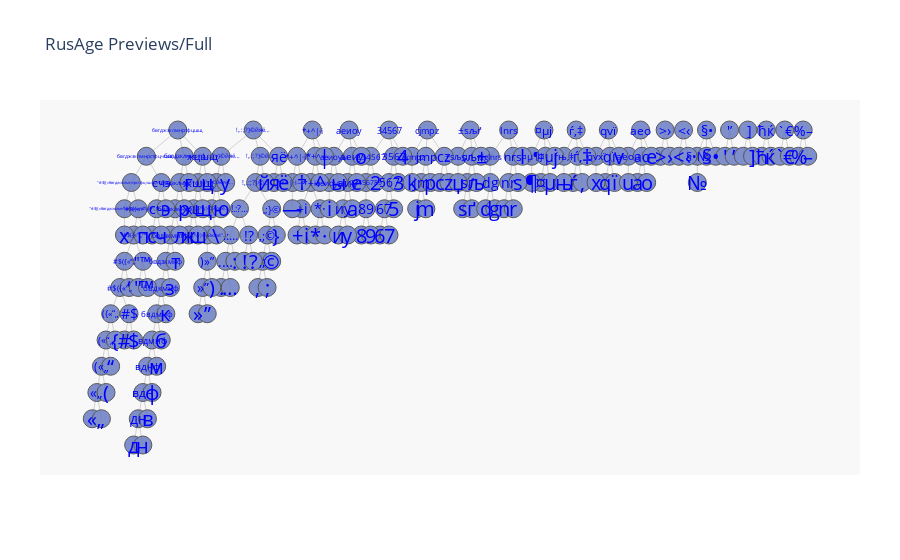

Notebook source saved alongside this figure:
### Code cell
nodes, edges = dict2graph(dicastree)
igraph_draw(nodes,edges,'RusAge Previews/Full')

### Figure 1 — Plotly figure (JSON) as saved in the notebook; plotly's stock layout.template omitted (floating-point values rounded to 4 significant figures; data arrays with more than 128 entries replaced by an {"elided": "..."} marker saying what was removed)
{"data": [{"hoverinfo": "none", "line": {"color": "rgb(210,210,210)", "width": 1}, "mode": "lines", "type": "scatter", "x": {"elided": "612 float values"}, "y": {"elided": "612 int values"}}, {"hoverinfo": "text", "marker": {"color": "#6175c1", "line": {"color": "rgb(50,50,50)", "width": 1}, "size": 18, "symbol": "circle"}, "mode": "markers", "name": "bla", "opacity": 0.8, "text": {"elided": "224 str values"}, "type": "scatter", "x": {"elided": "224 float values"}, "y": {"elided": "224 int values"}}], "layout": {"annotations": [{"font": {"color": "rgb(0,0,250)", "size": 4}, "showarrow": false, "text": "\"#$({«бвгджзклмнпрстфхцчшщэ‘“„™", "x": -47.02, "xref": "x", "y": 22, "yref": "y"}, {"font": {"color": "rgb(0,0,250)", "size": 4}, "showarrow": false, "text": "\"#$({«бвгджзклмнпрстфцчшщэ‘“„™", "x": -46.27, "xref": "x", "y": 23, "yref": "y"}, {"font": {"color": "rgb(0,0,250)", "size": 5}, "showarrow": false, "text": "бвгджзклмнрстфцчшщэ", "x": -44.65, "xref": "x", "y": 24, "yref": "y"}, {"font": {"color": "rgb(0,0,250)", "size": 5}, "showarrow": false, "text": "!),.:;?\\y}©»йюяё”…", "x": -38.02, "xref": "x", "y": 21, "yref": "y"}, {"font": {"color": "rgb(0,0,250)", "size": 5}, "showarrow": false, "text": "бвгджзклмнртфцшщ", "x": -41.23, "xref": "x", "y": 25, "yref": "y"}, {"font": {"color": "rgb(0,0,250)", "size": 5}, "showarrow": false, "text": "!,.:;?\\y}©йюяё…", "x": -37.52, "xref": "x", "y": 22, "yref": "y"}, {"font": {"color": "rgb(0,0,250)", "size": 5}, "showarrow": false, "text": "!,.:;?y}©йюяё…", "x": -37.02, "xref": "x", "y": 23, "yref": "y"}, {"font": {"color": "rgb(0,0,250)", "size": 6}, "showarrow": false, "text": "!,.:;?y}©йяё…", "x": -36.52, "xref": "x", "y": 24, "yref": "y"}, {"font": {"color": "rgb(0,0,250)", "size": 6}, "showarrow": false, "text": "!,.:;?}©йяё…", "x": -33.02, "xref": "x", "y": 25, "yref": "y"}, {"font": {"color": "rgb(0,0,250)", "size": 6}, "showarrow": false, "text": "бвгдзклмнртф", "x": -40.52, "xref": "x", "y": 24, "yref": "y"}, {"font": {"color": "rgb(0,0,250)", "size": 6}, "showarrow": false, "text": "бвдзклмнртф", "x": -41.02, "xref": "x", "y": 23, "yref": "y"}, {"font": {"color": "rgb(0,0,250)", "size": 6}, "showarrow": false, "text": "\"#$({«п‘“„™", "x": -45.52, "xref": "x", "y": 22, "yref": "y"}, {"font": {"color": "rgb(0,0,250)", "size": 6}, "showarrow": false, "text": "\"#$({«‘“„™", "x": -46.02, "xref": "x", "y": 21, "yref": "y"}, {"font": {"color": "rgb(0,0,250)", "size": 6}, "showarrow": false, "text": "!,.:;?}©й…", "x": -32.27, "xref": "x", "y": 24, "yref": "y"}, {"font": {"color": "rgb(0,0,250)", "size": 6}, "showarrow": false, "text": "бвдзклмнтф", "x": -41.52, "xref": "x", "y": 22, "yref": "y"}, {"font": {"color": "rgb(0,0,250)", "size": 7}, "showarrow": false, "text": "!,.:;?}©…", "x": -32.77, "xref": "x", "y": 23, "yref": "y"}, {"font": {"color": "rgb(0,0,250)", "size": 7}, "showarrow": false, "text": "бвдзкмнтф", "x": -42.02, "xref": "x", "y": 21, "yref": "y"}, {"font": {"color": "rgb(0,0,250)", "size": 7}, "showarrow": false, "text": "#$({«‘“„", "x": -47.02, "xref": "x", "y": 20, "yref": "y"}, {"font": {"color": "rgb(0,0,250)", "size": 7}, "showarrow": false, "text": "*+^|·і—†", "x": -28.77, "xref": "x", "y": 23, "yref": "y"}, {"font": {"color": "rgb(0,0,250)", "size": 7}, "showarrow": false, "text": "бвдзкмнф", "x": -42.52, "xref": "x", "y": 20, "yref": "y"}, {"font": {"color": "rgb(0,0,250)", "size": 7}, "showarrow": false, "text": "23456789", "x": -20.77, "xref": "x", "y": 23, "yref": "y"}, {"font": {"color": "rgb(0,0,250)", "size": 8}, "showarrow": false, "text": "#$({«“„", "x": -47.52, "xref": "x", "y": 19, "yref": "y"}, {"font": {"color": "rgb(0,0,250)", "size": 8}, "showarrow": false, "text": "*+^|·і†", "x": -28.27, "xref": "x", "y": 24, "yref": "y"}, {"font": {"color": "rgb(0,0,250)", "size": 8}, "showarrow": false, "text": "бвдкмнф", "x": -43.02, "xref": "x", "y": 19, "yref": "y"}, {"font": {"color": "rgb(0,0,250)", "size": 8}, "showarrow": false, "text": "iаеиоуы", "x": -24.77, "xref": "x", "y": 23, "yref": "y"}, {"font": {"color": "rgb(0,0,250)", "size": 8}, "showarrow": false, "text": "бвдмнф", "x": -43.52, "xref": "x", "y": 18, "yref": "y"}, {"font": {"color": "rgb(0,0,250)", "size": 8}, "showarrow": false, "text": "*+^|·і", "x": -26.61, "xref": "x", "y": 25, "yref": "y"}, {"font": {"color": "rgb(0,0,250)", "size": 8}, "showarrow": false, "text": "234567", "x": -20.27, "xref": "x", "y": 24, "yref": "y"}, {"font": {"color": "rgb(0,0,250)", "size": 8}, "showarrow": false, "text": "аеиоуы", "x": -24.27, "xref": "x", "y": 24, "yref": "y"}, {"font": {"color": "rgb(0,0,250)", "size": 8}, "showarrow": false, "text": "cjkmpz", "x": -15.77, "xref": "x", "y": 24, "yref": "y"}, {"font": {"color": "rgb(0,0,250)", "size": 8}, "showarrow": false, "text": "dglnrs", "x": -7.273, "xref": "x", "y": 24, "yref": "y"}, {"font": {"color": "rgb(0,0,250)", "size": 9}, "showarrow": false, "text": "!.:?…", "x": -34.52, "xref": "x", "y": 22, "yref": "y"}, {"font": {"color": "rgb(0,0,250)", "size": 9}, "showarrow": false, "text": "({«“„", "x": -48.52, "xref": "x", "y": 18, "yref": "y"}, {"font": {"color": "rgb(0,0,250)", "size": 9}, "showarrow": false, "text": "вдмнф", "x": -44.02, "xref": "x", "y": 17, "yref": "y"}, {"font": {"color": "rgb(0,0,250)", "size": 9}, "showarrow": false, "text": "аеиоу", "x": -22.61, "xref": "x", "y": 25, "yref": "y"}, {"font": {"color": "rgb(0,0,250)", "size": 9}, "showarrow": false, "text": "*+^·і", "x": -26.27, "xref": "x", "y": 24, "yref": "y"}, {"font": {"color": "rgb(0,0,250)", "size": 9}, "showarrow": false, "text": "34567", "x": -18.27, "xref": "x", "y": 25, "yref": "y"}, {"font": {"color": "rgb(0,0,250)", "size": 9}, "showarrow": false, "text": "±ѕљџґ", "x": -10.77, "xref": "x", "y": 24, "yref": "y"}, {"font": {"color": "rgb(0,0,250)", "size": 9}, "showarrow": false, "text": "cjmpz", "x": -14.11, "xref": "x", "y": 25, "yref": "y"}, {"font": {"color": "rgb(0,0,250)", "size": 10}, "showarrow": false, "text": "(«“„", "x": -49.02, "xref": "x", "y": 17, "yref": "y"}, {"font": {"color": "rgb(0,0,250)", "size": 10}, "showarrow": false, "text": "*+·і", "x": -26.77, "xref": "x", "y": 23, "yref": "y"}, {"font": {"color": "rgb(0,0,250)", "size": 10}, "showarrow": false, "text": ",;}©", "x": -31.02, "xref": "x", "y": 22, "yref": "y"}, {"font": {"color": "rgb(0,0,250)", "size": 10}, "showarrow": false, "text": "±ѕљґ", "x": -9.44, "xref": "x", "y": 25, "yref": "y"}, {"font": {"color": "rgb(0,0,250)", "size": 10}, "showarrow": false, "text": "вднф", "x": -44.52, "xref": "x", "y": 16, "yref": "y"}, {"font": {"color": "rgb(0,0,250)", "size": 10}, "showarrow": false, "text": "аеиу", "x": -22.27, "xref": "x", "y": 24, "yref": "y"}, {"font": {"color": "rgb(0,0,250)", "size": 10}, "showarrow": false, "text": "¤µ¶ј", "x": -2.773, "xref": "x", "y": 24, "yref": "y"}, {"font": {"color": "rgb(0,0,250)", "size": 10}, "showarrow": false, "text": "ѓњ‚‡", "x": 0.7271, "xref": "x", "y": 24, "yref": "y"}, {"font": {"color": "rgb(0,0,250)", "size": 10}, "showarrow": false, "text": "3567", "x": -17.77, "xref": "x", "y": 24, "yref": "y"}, {"font": {"color": "rgb(0,0,250)", "size": 10}, "showarrow": false, "text": "qvxї", "x": 4.227, "xref": "x", "y": 24, "yref": "y"}, {"font": {"color": "rgb(0,0,250)", "size": 10}, "showarrow": false, "text": "жцшщ", "x": -38.52, "xref": "x", "y": 24, "yref": "y"}, {"font": {"color": "rgb(0,0,250)", "size": 10}, "showarrow": false, "text": "aeou", "x": 7.727, "xref": "x", "y": 24, "yref": "y"}, {"font": {"color": "rgb(0,0,250)", "size": 10}, "showarrow": false, "text": "lnrs", "x": -5.273, "xref": "x", "y": 25, "yref": "y"}, {"font": {"color": "rgb(0,0,250)", "size": 12}, "showarrow": false, "text": "(«„", "x": -49.52, "xref": "x", "y": 16, "yref": "y"}, {"font": {"color": "rgb(0,0,250)", "size": 12}, "showarrow": false, "text": ".:…", "x": -35.52, "xref": "x", "y": 21, "yref": "y"}, {"font": {"color": "rgb(0,0,250)", "size": 12}, "showarrow": false, "text": "567", "x": -18.27, "xref": "x", "y": 23, "yref": "y"}, {"font": {"color": "rgb(0,0,250)", "size": 12}, "showarrow": false, "text": "ѕљґ", "x": -9.273, "xref": "x", "y": 24, "yref": "y"}, {"font": {"color": "rgb(0,0,250)", "size": 12}, "showarrow": false, "text": ",;©", "x": -31.52, "xref": "x", "y": 21, "yref": "y"}, {"font": {"color": "rgb(0,0,250)", "size": 12}, "showarrow": false, "text": "¤µј", "x": -1.44, "xref": "x", "y": 25, "yref": "y"}, {"font": {"color": "rgb(0,0,250)", "size": 12}, "showarrow": false, "text": ")»”", "x": -38.02, "xref": "x", "y": 20, "yref": "y"}, {"font": {"color": "rgb(0,0,250)", "size": 12}, "showarrow": false, "text": "вдн", "x": -45.02, "xref": "x", "y": 15, "yref": "y"}, {"font": {"color": "rgb(0,0,250)", "size": 12}, "showarrow": false, "text": "аиу", "x": -22.77, "xref": "x", "y": 23, "yref": "y"}, {"font": {"color": "rgb(0,0,250)", "size": 12}, "showarrow": false, "text": "ѓ‚‡", "x": 2.06, "xref": "x", "y": 25, "yref": "y"}, {"font": {"color": "rgb(0,0,250)", "size": 12}, "showarrow": false, "text": "§•№", "x": 15.23, "xref": "x", "y": 24, "yref": "y"}, {"font": {"color": "rgb(0,0,250)", "size": 12}, "showarrow": false, "text": "qvї", "x": 5.56, "xref": "x", "y": 25, "yref": "y"}, {"font": {"color": "rgb(0,0,250)", "size": 12}, "showarrow": false, "text": "жшщ", "x": -39.02, "xref": "x", "y": 23, "yref": "y"}, {"font": {"color": "rgb(0,0,250)", "size": 12}, "showarrow": false, "text": "jmp", "x": -14.27, "xref": "x", "y": 24, "yref": "y"}, {"font": {"color": "rgb(0,0,250)", "size": 12}, "showarrow": false, "text": "счэ", "x": -43.02, "xref": "x", "y": 23, "yref": "y"}, {"font": {"color": "rgb(0,0,250)", "size": 12}, "showarrow": false, "text": "aeo", "x": 9.06, "xref": "x", "y": 25, "yref": "y"}, {"font": {"color": "rgb(0,0,250)", "size": 12}, "showarrow": false, "text": "nrs", "x": -4.773, "xref": "x", "y": 24, "yref": "y"}, {"font": {"color": "rgb(0,0,250)", "size": 14}, "showarrow": false, "text": "«„", "x": -50.02, "xref": "x", "y": 15, "yref": "y"}, {"font": {"color": "rgb(0,0,250)", "size": 14}, "showarrow": false, "text": ",;", "x": -32.02, "xref": "x", "y": 20, "yref": "y"}, {"font": {"color": "rgb(0,0,250)", "size": 14}, "showarrow": false, "text": "ѕґ", "x": -9.773, "xref": "x", "y": 23, "yref": "y"}, {"font": {"color": "rgb(0,0,250)", "size": 14}, "showarrow": false, "text": "67", "x": -18.77, "xref": "x", "y": 22, "yref": "y"}, {"font": {"color": "rgb(0,0,250)", "size": 14}, "showarrow": false, "text": ".…", "x": -36.02, "xref": "x", "y": 20, "yref": "y"}, {"font": {"color": "rgb(0,0,250)", "size": 14}, "showarrow": false, "text": "+і", "x": -27.77, "xref": "x", "y": 22, "yref": "y"}, {"font": {"color": "rgb(0,0,250)", "size": 14}, "showarrow": false, "text": ">›", "x": 11.73, "xref": "x", "y": 25, "yref": "y"}, {"font": {"color": "rgb(0,0,250)", "size": 14}, "showarrow": false, "text": "»”", "x": -38.52, "xref": "x", "y": 19, "yref": "y"}, {"font": {"color": "rgb(0,0,250)", "size": 14}, "showarrow": false, "text": "!?", "x": -33.52, "xref": "x", "y": 21, "yref": "y"}, {"font": {"color": "rgb(0,0,250)", "size": 14}, "showarrow": false, "text": "<‹", "x": 13.73, "xref": "x", "y": 25, "yref": "y"}, {"font": {"color": "rgb(0,0,250)", "size": 14}, "showarrow": false, "text": "§•", "x": 16.23, "xref": "x", "y": 25, "yref": "y"}, {"font": {"color": "rgb(0,0,250)", "size": 14}, "showarrow": false, "text": "#$", "x": -46.52, "xref": "x", "y": 18, "yref": "y"}, {"font": {"color": "rgb(0,0,250)", "size": 14}, "showarrow": false, "text": "*·", "x": -25.77, "xref": "x", "y": 22, "yref": "y"}, {"font": {"color": "rgb(0,0,250)", "size": 14}, "showarrow": false, "text": "ѓ‚", "x": 2.227, "xref": "x", "y": 24, "yref": "y"}, {"font": {"color": "rgb(0,0,250)", "size": 14}, "showarrow": false, "text": "дн", "x": -45.52, "xref": "x", "y": 14, "yref": "y"}, {"font": {"color": "rgb(0,0,250)", "size": 14}, "showarrow": false, "text": "89", "x": -20.77, "xref": "x", "y": 22, "yref": "y"}, {"font": {"color": "rgb(0,0,250)", "size": 14}, "showarrow": false, "text": "¤µ", "x": -1.273, "xref": "x", "y": 24, "yref": "y"}, {"font": {"color": "rgb(0,0,250)", "size": 14}, "showarrow": false, "text": "иу", "x": -23.27, "xref": "x", "y": 22, "yref": "y"}, {"font": {"color": "rgb(0,0,250)", "size": 14}, "showarrow": false, "text": "'’", "x": 18.73, "xref": "x", "y": 25, "yref": "y"}, {"font": {"color": "rgb(0,0,250)", "size": 14}, "showarrow": false, "text": "\"™", "x": -45.02, "xref": "x", "y": 20, "yref": "y"}, {"font": {"color": "rgb(0,0,250)", "size": 14}, "showarrow": false, "text": "жш", "x": -39.52, "xref": "x", "y": 22, "yref": "y"}, {"font": {"color": "rgb(0,0,250)", "size": 14}, "showarrow": false, "text": "сч", "x": -43.52, "xref": "x", "y": 22, "yref": "y"}, {"font": {"color": "rgb(0,0,250)", "size": 14}, "showarrow": false, "text": "jm", "x": -14.77, "xref": "x", "y": 23, "yref": "y"}, {"font": {"color": "rgb(0,0,250)", "size": 14}, "showarrow": false, "text": "qї", "x": 5.727, "xref": "x", "y": 24, "yref": "y"}, {"font": {"color": "rgb(0,0,250)", "size": 14}, "showarrow": false, "text": "\n]", "x": 20.73, "xref": "x", "y": 25, "yref": "y"}, {"font": {"color": "rgb(0,0,250)", "size": 14}, "showarrow": false, "text": "dg", "x": -7.273, "xref": "x", "y": 23, "yref": "y"}, {"font": {"color": "rgb(0,0,250)", "size": 14}, "showarrow": false, "text": "яё", "x": -30.27, "xref": "x", "y": 24, "yref": "y"}, {"font": {"color": "rgb(0,0,250)", "size": 14}, "showarrow": false, "text": "ћќ", "x": 22.73, "xref": "x", "y": 25, "yref": "y"}, {"font": {"color": "rgb(0,0,250)", "size": 14}, "showarrow": false, "text": "`€", "x": 24.73, "xref": "x", "y": 25, "yref": "y"}, {"font": {"color": "rgb(0,0,250)", "size": 14}, "showarrow": false, "text": "cz", "x": -12.27, "xref": "x", "y": 24, "yref": "y"}, {"font": {"color": "rgb(0,0,250)", "size": 14}, "showarrow": false, "text": "nr", "x": -5.273, "xref": "x", "y": 23, "yref": "y"}, {"font": {"color": "rgb(0,0,250)", "size": 14}, "showarrow": false, "text": "%–", "x": 26.73, "xref": "x", "y": 25, "yref": "y"}, {"font": {"color": "rgb(0,0,250)", "size": 14}, "showarrow": false, "text": "ao", "x": 9.227, "xref": "x", "y": 24, "yref": "y"}, {"font": {"color": "rgb(0,0,250)", "size": 20}, "showarrow": false, "text": "«", "x": -50.52, "xref": "x", "y": 14, "yref": "y"}, {"font": {"color": "rgb(0,0,250)", "size": 20}, "showarrow": false, "text": "„", "x": -49.52, "xref": "x", "y": 14, "yref": "y"}, {"font": {"color": "rgb(0,0,250)", "size": 20}, "showarrow": false, "text": ",", "x": -32.52, "xref": "x", "y": 19, "yref": "y"}, {"font": {"color": "rgb(0,0,250)", "size": 20}, "showarrow": false, "text": ";", "x": -31.52, "xref": "x", "y": 19, "yref": "y"}, {"font": {"color": "rgb(0,0,250)", "size": 20}, "showarrow": false, "text": "ѕ", "x": -10.27, "xref": "x", "y": 22, "yref": "y"}, {"font": {"color": "rgb(0,0,250)", "size": 20}, "showarrow": false, "text": "ґ", "x": -9.273, "xref": "x", "y": 22, "yref": "y"}, {"font": {"color": "rgb(0,0,250)", "size": 20}, "showarrow": false, "text": "6", "x": -19.27, "xref": "x", "y": 21, "yref": "y"}, {"font": {"color": "rgb(0,0,250)", "size": 20}, "showarrow": false, "text": "7", "x": -18.27, "xref": "x", "y": 21, "yref": "y"}, {"font": {"color": "rgb(0,0,250)", "size": 20}, "showarrow": false, "text": "(", "x": -49.02, "xref": "x", "y": 15, "yref": "y"}, {"font": {"color": "rgb(0,0,250)", "size": 20}, "showarrow": false, "text": ".", "x": -36.52, "xref": "x", "y": 19, "yref": "y"}, {"font": {"color": "rgb(0,0,250)", "size": 20}, "showarrow": false, "text": "…", "x": -35.52, "xref": "x", "y": 19, "yref": "y"}, {"font": {"color": "rgb(0,0,250)", "size": 20}, "showarrow": false, "text": "“", "x": -48.52, "xref": "x", "y": 16, "yref": "y"}, {"font": {"color": "rgb(0,0,250)", "size": 20}, "showarrow": false, "text": ":", "x": -35.02, "xref": "x", "y": 20, "yref": "y"}, {"font": {"color": "rgb(0,0,250)", "size": 20}, "showarrow": false, "text": "5", "x": -17.77, "xref": "x", "y": 22, "yref": "y"}, {"font": {"color": "rgb(0,0,250)", "size": 20}, "showarrow": false, "text": "+", "x": -28.27, "xref": "x", "y": 21, "yref": "y"}, {"font": {"color": "rgb(0,0,250)", "size": 20}, "showarrow": false, "text": "і", "x": -27.27, "xref": "x", "y": 21, "yref": "y"}, {"font": {"color": "rgb(0,0,250)", "size": 20}, "showarrow": false, "text": ">", "x": 11.23, "xref": "x", "y": 24, "yref": "y"}, {"font": {"color": "rgb(0,0,250)", "size": 20}, "showarrow": false, "text": "›", "x": 12.23, "xref": "x", "y": 24, "yref": "y"}, {"font": {"color": "rgb(0,0,250)", "size": 20}, "showarrow": false, "text": "»", "x": -39.02, "xref": "x", "y": 18, "yref": "y"}, {"font": {"color": "rgb(0,0,250)", "size": 20}, "showarrow": false, "text": "”", "x": -38.02, "xref": "x", "y": 18, "yref": "y"}, {"font": {"color": "rgb(0,0,250)", "size": 20}, "showarrow": false, "text": "!", "x": -34.02, "xref": "x", "y": 20, "yref": "y"}, {"font": {"color": "rgb(0,0,250)", "size": 20}, "showarrow": false, "text": "?", "x": -33.02, "xref": "x", "y": 20, "yref": "y"}, {"font": {"color": "rgb(0,0,250)", "size": 20}, "showarrow": false, "text": "<", "x": 13.23, "xref": "x", "y": 24, "yref": "y"}, {"font": {"color": "rgb(0,0,250)", "size": 20}, "showarrow": false, "text": "‹", "x": 14.23, "xref": "x", "y": 24, "yref": "y"}, {"font": {"color": "rgb(0,0,250)", "size": 20}, "showarrow": false, "text": "љ", "x": -8.773, "xref": "x", "y": 23, "yref": "y"}, {"font": {"color": "rgb(0,0,250)", "size": 20}, "showarrow": false, "text": "§", "x": 16.23, "xref": "x", "y": 24, "yref": "y"}, {"font": {"color": "rgb(0,0,250)", "size": 20}, "showarrow": false, "text": "•", "x": 17.23, "xref": "x", "y": 24, "yref": "y"}, {"font": {"color": "rgb(0,0,250)", "size": 20}, "showarrow": false, "text": "#", "x": -47.02, "xref": "x", "y": 17, "yref": "y"}, {"font": {"color": "rgb(0,0,250)", "size": 20}, "showarrow": false, "text": "$", "x": -46.02, "xref": "x", "y": 17, "yref": "y"}, {"font": {"color": "rgb(0,0,250)", "size": 20}, "showarrow": false, "text": "©", "x": -31.02, "xref": "x", "y": 20, "yref": "y"}, {"font": {"color": "rgb(0,0,250)", "size": 20}, "showarrow": false, "text": "*", "x": -26.27, "xref": "x", "y": 21, "yref": "y"}, {"font": {"color": "rgb(0,0,250)", "size": 20}, "showarrow": false, "text": "·", "x": -25.27, "xref": "x", "y": 21, "yref": "y"}, {"font": {"color": "rgb(0,0,250)", "size": 20}, "showarrow": false, "text": "ѓ", "x": 1.727, "xref": "x", "y": 23, "yref": "y"}, {"font": {"color": "rgb(0,0,250)", "size": 20}, "showarrow": false, "text": "‚", "x": 2.727, "xref": "x", "y": 23, "yref": "y"}, {"font": {"color": "rgb(0,0,250)", "size": 20}, "showarrow": false, "text": "д", "x": -46.02, "xref": "x", "y": 13, "yref": "y"}, {"font": {"color": "rgb(0,0,250)", "size": 20}, "showarrow": false, "text": "н", "x": -45.02, "xref": "x", "y": 13, "yref": "y"}, {"font": {"color": "rgb(0,0,250)", "size": 20}, "showarrow": false, "text": "8", "x": -21.27, "xref": "x", "y": 21, "yref": "y"}, {"font": {"color": "rgb(0,0,250)", "size": 20}, "showarrow": false, "text": "9", "x": -20.27, "xref": "x", "y": 21, "yref": "y"}, {"font": {"color": "rgb(0,0,250)", "size": 20}, "showarrow": false, "text": "¤", "x": -1.773, "xref": "x", "y": 23, "yref": "y"}, {"font": {"color": "rgb(0,0,250)", "size": 20}, "showarrow": false, "text": "µ", "x": -0.7729, "xref": "x", "y": 23, "yref": "y"}, {"font": {"color": "rgb(0,0,250)", "size": 20}, "showarrow": false, "text": "ј", "x": -0.2729, "xref": "x", "y": 24, "yref": "y"}, {"font": {"color": "rgb(0,0,250)", "size": 20}, "showarrow": false, "text": ")", "x": -37.52, "xref": "x", "y": 19, "yref": "y"}, {"font": {"color": "rgb(0,0,250)", "size": 20}, "showarrow": false, "text": "{", "x": -48.02, "xref": "x", "y": 17, "yref": "y"}, {"font": {"color": "rgb(0,0,250)", "size": 20}, "showarrow": false, "text": "}", "x": -30.52, "xref": "x", "y": 21, "yref": "y"}, {"font": {"color": "rgb(0,0,250)", "size": 20}, "showarrow": false, "text": "±", "x": -8.273, "xref": "x", "y": 24, "yref": "y"}, {"font": {"color": "rgb(0,0,250)", "size": 20}, "showarrow": false, "text": "в", "x": -44.52, "xref": "x", "y": 14, "yref": "y"}, {"font": {"color": "rgb(0,0,250)", "size": 20}, "showarrow": false, "text": "ф", "x": -44.02, "xref": "x", "y": 15, "yref": "y"}, {"font": {"color": "rgb(0,0,250)", "size": 20}, "showarrow": false, "text": "м", "x": -43.52, "xref": "x", "y": 16, "yref": "y"}, {"font": {"color": "rgb(0,0,250)", "size": 20}, "showarrow": false, "text": "и", "x": -23.77, "xref": "x", "y": 21, "yref": "y"}, {"font": {"color": "rgb(0,0,250)", "size": 20}, "showarrow": false, "text": "у", "x": -22.77, "xref": "x", "y": 21, "yref": "y"}, {"font": {"color": "rgb(0,0,250)", "size": 20}, "showarrow": false, "text": "а", "x": -22.27, "xref": "x", "y": 22, "yref": "y"}, {"font": {"color": "rgb(0,0,250)", "size": 20}, "showarrow": false, "text": "е", "x": -21.77, "xref": "x", "y": 23, "yref": "y"}, {"font": {"color": "rgb(0,0,250)", "size": 20}, "showarrow": false, "text": "о", "x": -21.27, "xref": "x", "y": 24, "yref": "y"}, {"font": {"color": "rgb(0,0,250)", "size": 20}, "showarrow": false, "text": "¶", "x": -2.773, "xref": "x", "y": 23, "yref": "y"}, {"font": {"color": "rgb(0,0,250)", "size": 20}, "showarrow": false, "text": "‡", "x": 3.227, "xref": "x", "y": 24, "yref": "y"}, {"font": {"color": "rgb(0,0,250)", "size": 20}, "showarrow": false, "text": "‘", "x": -46.52, "xref": "x", "y": 19, "yref": "y"}, {"font": {"color": "rgb(0,0,250)", "size": 20}, "showarrow": false, "text": "'", "x": 18.23, "xref": "x", "y": 24, "yref": "y"}, {"font": {"color": "rgb(0,0,250)", "size": 20}, "showarrow": false, "text": "’", "x": 19.23, "xref": "x", "y": 24, "yref": "y"}, {"font": {"color": "rgb(0,0,250)", "size": 20}, "showarrow": false, "text": "^", "x": -25.77, "xref": "x", "y": 23, "yref": "y"}, {"font": {"color": "rgb(0,0,250)", "size": 20}, "showarrow": false, "text": "б", "x": -43.02, "xref": "x", "y": 17, "yref": "y"}, {"font": {"color": "rgb(0,0,250)", "size": 20}, "showarrow": false, "text": "|", "x": -25.27, "xref": "x", "y": 24, "yref": "y"}, {"font": {"color": "rgb(0,0,250)", "size": 20}, "showarrow": false, "text": "†", "x": -27.77, "xref": "x", "y": 23, "yref": "y"}, {"font": {"color": "rgb(0,0,250)", "size": 20}, "showarrow": false, "text": "к", "x": -42.52, "xref": "x", "y": 18, "yref": "y"}, {"font": {"color": "rgb(0,0,250)", "size": 20}, "showarrow": false, "text": "\"", "x": -45.52, "xref": "x", "y": 19, "yref": "y"}, {"font": {"color": "rgb(0,0,250)", "size": 20}, "showarrow": false, "text": "™", "x": -44.52, "xref": "x", "y": 19, "yref": "y"}, {"font": {"color": "rgb(0,0,250)", "size": 20}, "showarrow": false, "text": "ж", "x": -40.02, "xref": "x", "y": 21, "yref": "y"}, {"font": {"color": "rgb(0,0,250)", "size": 20}, "showarrow": false, "text": "ш", "x": -39.02, "xref": "x", "y": 21, "yref": "y"}, {"font": {"color": "rgb(0,0,250)", "size": 20}, "showarrow": false, "text": "њ", "x": 0.7271, "xref": "x", "y": 23, "yref": "y"}, {"font": {"color": "rgb(0,0,250)", "size": 20}, "showarrow": false, "text": "с", "x": -44.02, "xref": "x", "y": 21, "yref": "y"}, {"font": {"color": "rgb(0,0,250)", "size": 20}, "showarrow": false, "text": "ч", "x": -43.02, "xref": "x", "y": 21, "yref": "y"}, {"font": {"color": "rgb(0,0,250)", "size": 20}, "showarrow": false, "text": "№", "x": 15.23, "xref": "x", "y": 23, "yref": "y"}, {"font": {"color": "rgb(0,0,250)", "size": 20}, "showarrow": false, "text": "j", "x": -15.27, "xref": "x", "y": 22, "yref": "y"}, {"font": {"color": "rgb(0,0,250)", "size": 20}, "showarrow": false, "text": "m", "x": -14.27, "xref": "x", "y": 22, "yref": "y"}, {"font": {"color": "rgb(0,0,250)", "size": 20}, "showarrow": false, "text": "q", "x": 5.227, "xref": "x", "y": 23, "yref": "y"}, {"font": {"color": "rgb(0,0,250)", "size": 20}, "showarrow": false, "text": "ї", "x": 6.227, "xref": "x", "y": 23, "yref": "y"}, {"font": {"color": "rgb(0,0,250)", "size": 20}, "showarrow": false, "text": "v", "x": 6.727, "xref": "x", "y": 24, "yref": "y"}, {"font": {"color": "rgb(0,0,250)", "size": 20}, "showarrow": false, "text": "3", "x": -17.27, "xref": "x", "y": 23, "yref": "y"}, {"font": {"color": "rgb(0,0,250)", "size": 20}, "showarrow": false, "text": "4", "x": -16.77, "xref": "x", "y": 24, "yref": "y"}, {"font": {"color": "rgb(0,0,250)", "size": 20}, "showarrow": false, "text": "\n", "x": 20.23, "xref": "x", "y": 24, "yref": "y"}, {"font": {"color": "rgb(0,0,250)", "size": 20}, "showarrow": false, "text": "]", "x": 21.23, "xref": "x", "y": 24, "yref": "y"}, {"font": {"color": "rgb(0,0,250)", "size": 20}, "showarrow": false, "text": "щ", "x": -38.52, "xref": "x", "y": 22, "yref": "y"}, {"font": {"color": "rgb(0,0,250)", "size": 20}, "showarrow": false, "text": "d", "x": -7.773, "xref": "x", "y": 22, "yref": "y"}, {"font": {"color": "rgb(0,0,250)", "size": 20}, "showarrow": false, "text": "g", "x": -6.773, "xref": "x", "y": 22, "yref": "y"}, {"font": {"color": "rgb(0,0,250)", "size": 20}, "showarrow": false, "text": "—", "x": -28.77, "xref": "x", "y": 22, "yref": "y"}, {"font": {"color": "rgb(0,0,250)", "size": 20}, "showarrow": false, "text": "p", "x": -13.77, "xref": "x", "y": 23, "yref": "y"}, {"font": {"color": "rgb(0,0,250)", "size": 20}, "showarrow": false, "text": "з", "x": -42.02, "xref": "x", "y": 19, "yref": "y"}, {"font": {"color": "rgb(0,0,250)", "size": 20}, "showarrow": false, "text": "я", "x": -30.77, "xref": "x", "y": 23, "yref": "y"}, {"font": {"color": "rgb(0,0,250)", "size": 20}, "showarrow": false, "text": "ё", "x": -29.77, "xref": "x", "y": 23, "yref": "y"}, {"font": {"color": "rgb(0,0,250)", "size": 20}, "showarrow": false, "text": "й", "x": -31.77, "xref": "x", "y": 23, "yref": "y"}, {"font": {"color": "rgb(0,0,250)", "size": 20}, "showarrow": false, "text": "т", "x": -41.52, "xref": "x", "y": 20, "yref": "y"}, {"font": {"color": "rgb(0,0,250)", "size": 20}, "showarrow": false, "text": "л", "x": -41.02, "xref": "x", "y": 21, "yref": "y"}, {"font": {"color": "rgb(0,0,250)", "size": 20}, "showarrow": false, "text": "р", "x": -40.52, "xref": "x", "y": 22, "yref": "y"}, {"font": {"color": "rgb(0,0,250)", "size": 20}, "showarrow": false, "text": "п", "x": -45.02, "xref": "x", "y": 21, "yref": "y"}, {"font": {"color": "rgb(0,0,250)", "size": 20}, "showarrow": false, "text": "x", "x": 4.227, "xref": "x", "y": 23, "yref": "y"}, {"font": {"color": "rgb(0,0,250)", "size": 20}, "showarrow": false, "text": "ћ", "x": 22.23, "xref": "x", "y": 24, "yref": "y"}, {"font": {"color": "rgb(0,0,250)", "size": 20}, "showarrow": false, "text": "ќ", "x": 23.23, "xref": "x", "y": 24, "yref": "y"}, {"font": {"color": "rgb(0,0,250)", "size": 20}, "showarrow": false, "text": "э", "x": -42.52, "xref": "x", "y": 22, "yref": "y"}, {"font": {"color": "rgb(0,0,250)", "size": 20}, "showarrow": false, "text": "2", "x": -19.77, "xref": "x", "y": 23, "yref": "y"}, {"font": {"color": "rgb(0,0,250)", "size": 20}, "showarrow": false, "text": "ы", "x": -23.77, "xref": "x", "y": 23, "yref": "y"}, {"font": {"color": "rgb(0,0,250)", "size": 20}, "showarrow": false, "text": "`", "x": 24.23, "xref": "x", "y": 24, "yref": "y"}, {"font": {"color": "rgb(0,0,250)", "size": 20}, "showarrow": false, "text": "€", "x": 25.23, "xref": "x", "y": 24, "yref": "y"}, {"font": {"color": "rgb(0,0,250)", "size": 20}, "showarrow": false, "text": "c", "x": -12.77, "xref": "x", "y": 23, "yref": "y"}, {"font": {"color": "rgb(0,0,250)", "size": 20}, "showarrow": false, "text": "z", "x": -11.77, "xref": "x", "y": 23, "yref": "y"}, {"font": {"color": "rgb(0,0,250)", "size": 20}, "showarrow": false, "text": "ц", "x": -38.02, "xref": "x", "y": 23, "yref": "y"}, {"font": {"color": "rgb(0,0,250)", "size": 20}, "showarrow": false, "text": "г", "x": -40.02, "xref": "x", "y": 23, "yref": "y"}, {"font": {"color": "rgb(0,0,250)", "size": 20}, "showarrow": false, "text": "n", "x": -5.773, "xref": "x", "y": 22, "yref": "y"}, {"font": {"color": "rgb(0,0,250)", "size": 20}, "showarrow": false, "text": "r", "x": -4.773, "xref": "x", "y": 22, "yref": "y"}, {"font": {"color": "rgb(0,0,250)", "size": 20}, "showarrow": false, "text": "%", "x": 26.23, "xref": "x", "y": 24, "yref": "y"}, {"font": {"color": "rgb(0,0,250)", "size": 20}, "showarrow": false, "text": "–", "x": 27.23, "xref": "x", "y": 24, "yref": "y"}, {"font": {"color": "rgb(0,0,250)", "size": 20}, "showarrow": false, "text": "a", "x": 8.727, "xref": "x", "y": 23, "yref": "y"}, {"font": {"color": "rgb(0,0,250)", "size": 20}, "showarrow": false, "text": "o", "x": 9.727, "xref": "x", "y": 23, "yref": "y"}, {"font": {"color": "rgb(0,0,250)", "size": 20}, "showarrow": false, "text": "e", "x": 10.23, "xref": "x", "y": 24, "yref": "y"}, {"font": {"color": "rgb(0,0,250)", "size": 20}, "showarrow": false, "text": "u", "x": 7.727, "xref": "x", "y": 23, "yref": "y"}, {"font": {"color": "rgb(0,0,250)", "size": 20}, "showarrow": false, "text": "s", "x": -4.273, "xref": "x", "y": 23, "yref": "y"}, {"font": {"color": "rgb(0,0,250)", "size": 20}, "showarrow": false, "text": "y", "x": -36.02, "xref": "x", "y": 23, "yref": "y"}, {"font": {"color": "rgb(0,0,250)", "size": 20}, "showarrow": false, "text": "ю", "x": -36.52, "xref": "x", "y": 22, "yref": "y"}, {"font": {"color": "rgb(0,0,250)", "size": 20}, "showarrow": false, "text": "џ", "x": -10.77, "xref": "x", "y": 23, "yref": "y"}, {"font": {"color": "rgb(0,0,250)", "size": 20}, "showarrow": false, "text": "k", "x": -15.77, "xref": "x", "y": 23, "yref": "y"}, {"font": {"color": "rgb(0,0,250)", "size": 20}, "showarrow": false, "text": "i", "x": -24.77, "xref": "x", "y": 22, "yref": "y"}, {"font": {"color": "rgb(0,0,250)", "size": 20}, "showarrow": false, "text": "l", "x": -3.773, "xref": "x", "y": 24, "yref": "y"}, {"font": {"color": "rgb(0,0,250)", "size": 20}, "showarrow": false, "text": "\\", "x": -37.02, "xref": "x", "y": 21, "yref": "y"}, {"font": {"color": "rgb(0,0,250)", "size": 20}, "showarrow": false, "text": "х", "x": -47.02, "xref": "x", "y": 21, "yref": "y"}], "font": {"size": 12}, "hovermode": "closest", "margin": {"b": 85, "l": 40, "r": 40, "t": 100}, "plot_bgcolor": "rgb(248,248,248)", "showlegend": false, "title": {"text": "RusAge Previews/Full"}, "xaxis": {"showgrid": false, "showline": false, "showticklabels": false, "zeroline": false}, "yaxis": {"showgrid": false, "showline": false, "showticklabels": false, "zeroline": false}}}
